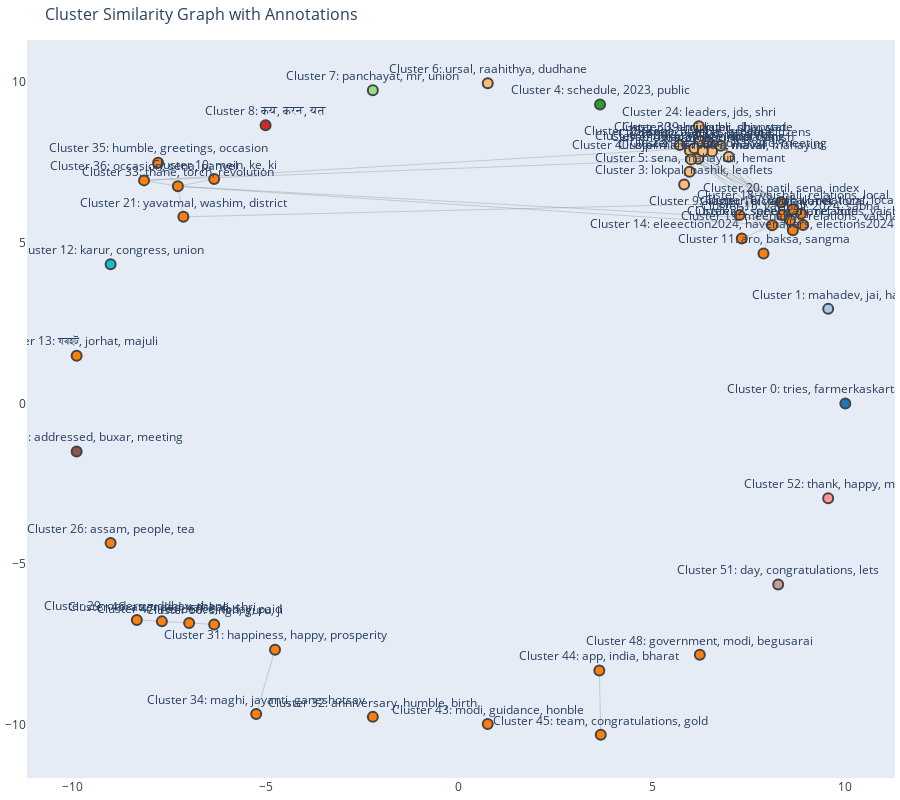

Write notebook code for a chart like this one.
### Code cell
visualize_clusters_with_communities(reduced_embeddings, cluster_labels, top_words, 0.96)

### Figure 1 — Plotly figure (JSON) as saved in the notebook; plotly's stock layout.template omitted (floating-point values rounded to 4 significant figures; data arrays with more than 128 entries replaced by an {"elided": "..."} marker saying what was removed)
{"data": [{"hoverinfo": "none", "line": {"color": "rgba(136, 136, 136, 0.7)", "width": 0.5}, "mode": "lines", "type": "scatter", "x": {"elided": "252 float values"}, "y": {"elided": "252 float values"}}, {"hoverinfo": "text", "marker": {"color": ["#1f77b4", "#aec7e8", "#ff7f0e", "#ffbb78", "#2ca02c", "#ffbb78", "#ffbb78", "#98df8a", "#d62728", "#ff7f0e", "#ff7f0e", "#ff7f0e", "#17becf", "#ff7f0e", "#ff7f0e", "#ff7f0e", "#ff7f0e", "#ff7f0e", "#ff7f0e", "#ff7f0e", "#ff7f0e", "#ff7f0e", "#ff7f0e", "#8c564b", "#ffbb78", "#ffbb78", "#ff7f0e", "#ffbb78", "#ffbb78", "#ff7f0e", "#ffbb78", "#ff7f0e", "#ff7f0e", "#ff7f0e", "#ff7f0e", "#ff7f0e", "#ff7f0e", "#ffbb78", "#ffbb78", "#ffbb78", "#ffbb78", "#ffbb78", "#ffbb78", "#ff7f0e", "#ff7f0e", "#ff7f0e", "#ff7f0e", "#ff7f0e", "#ff7f0e", "#ffbb78", "#ff7f0e", "#c49c94", "#ff9896"], "line": {"width": 2}, "showscale": false, "size": 10}, "mode": "markers+text", "text": ["Cluster 0:\ntries, farmerkaskarti, remember", "Cluster 1:\nmahadev, jai, har", "Cluster 2:\nsahebganj, relations, vaishali", "Cluster 3:\nlokpal, nashik, leaflets", "Cluster 4:\nschedule, 2023, public", "Cluster 5:\nsena, mahayuti, hemant", "Cluster 6:\nursal, raahithya, dudhane", "Cluster 7:\npanchayat, mr, union", "Cluster 8:\nकय, करन, यत", "Cluster 9:\nnagpur, pictures, yatra", "Cluster 10:\nmein, ke, ki", "Cluster 11:\naro, baksa, sangma", "Cluster 12:\nkarur, congress, union", "Cluster 13:\nযৰহট, jorhat, majuli", "Cluster 14:\neleeection2024, havenallers, elections2024", "Cluster 15:\nvaishali, 2024, sabha", "Cluster 16:\nvaishali, met, local", "Cluster 17:\nvaishali, relations, local", "Cluster 18:\nvaishali, relations, local", "Cluster 19:\nmeenapur, relations, vaishali", "Cluster 20:\npatil, sena, index", "Cluster 21:\nyavatmal, washim, district", "Cluster 22:\nspeech, thane, vote", "Cluster 23:\naddressed, buxar, meeting", "Cluster 24:\nleaders, jds, shri", "Cluster 25:\nsena, panvel, citizens", "Cluster 26:\nassam, people, tea", "Cluster 27:\nshri, india, bjp", "Cluster 28:\nindia, dharwad, meeting", "Cluster 29:\norders, uddhav, thane", "Cluster 30:\nshri, hubli, dharwad", "Cluster 31:\nhappiness, happy, prosperity", "Cluster 32:\nanniversary, humble, birth", "Cluster 33:\nthane, torch, revolution", "Cluster 34:\nmaghi, jayanti, ganeshotsav", "Cluster 35:\nhumble, greetings, occasion", "Cluster 36:\noccasion, sena, panvel", "Cluster 37:\nlakh, village, approving", "Cluster 38:\nsena, humble, greeting", "Cluster 39:\nminister, shiv, state", "Cluster 40:\nbjp4maharahtra, maval, mahayuti", "Cluster 41:\nसद, वसन, maval", "Cluster 42:\npatil, sena, chief", "Cluster 43:\nmodi, guidance, honble", "Cluster 44:\napp, india, bharat", "Cluster 45:\nteam, congratulations, gold", "Cluster 46:\nattended, vaishali, shri", "Cluster 47:\nresidence, today, paid", "Cluster 48:\ngovernment, modi, begusarai", "Cluster 49:\namroha, india, danish", "Cluster 50:\nsingh, guru, ji", "Cluster 51:\nday, congratulations, lets", "Cluster 52:\nthank, happy, meet"], "textposition": "top center", "type": "scatter", "x": [10, 9.556, 8.905, 5.829, 3.653, 5.969, 0.7473, -2.225, -5.0, 7.262, -6.331, 7.882, -9.01, -9.888, 7.32, 8.571, 8.364, 8.854, 8.643, 8.643, 8.334, -7.127, 8.108, -9.888, 6.21, 6.777, -9.01, 6.551, 6.983, -8.331, 6.241, -4.756, -2.225, -7.27, -5.244, -7.78, -8.145, 5.976, 5.711, 6.44, 6.191, 6.007, 6.093, 0.7473, 3.634, 3.672, -7.683, -6.978, 6.235, 6.313, -6.331, 8.262, 9.556], "y": [0, 2.948, 5.561, 6.818, 9.309, 7.214, 9.972, 9.749, 8.66, 5.865, 6.99, 4.669, 4.339, 1.49, 5.138, 5.705, 5.872, 5.906, 6.044, 5.392, 6.262, 5.812, 5.551, -1.49, 8.629, 8.021, -4.339, 7.844, 7.678, -6.732, 8.168, -7.66, -9.749, 6.762, -9.66, 7.498, 6.946, 7.872, 8.044, 8.15, 7.616, 7.6, 7.95, -9.972, -8.309, -10.31, -6.777, -6.826, -7.818, 7.852, -6.871, -5.633, -2.948]}], "layout": {"annotations": [{"showarrow": false, "text": "", "xref": "paper", "yref": "paper"}], "height": 800, "hovermode": "closest", "margin": {"b": 20, "l": 5, "r": 5, "t": 40}, "showlegend": false, "title": {"font": {"size": 16}, "text": "Cluster Similarity Graph with Annotations"}, "xaxis": {"showgrid": false, "zeroline": false}, "yaxis": {"showgrid": false, "zeroline": false}}}
